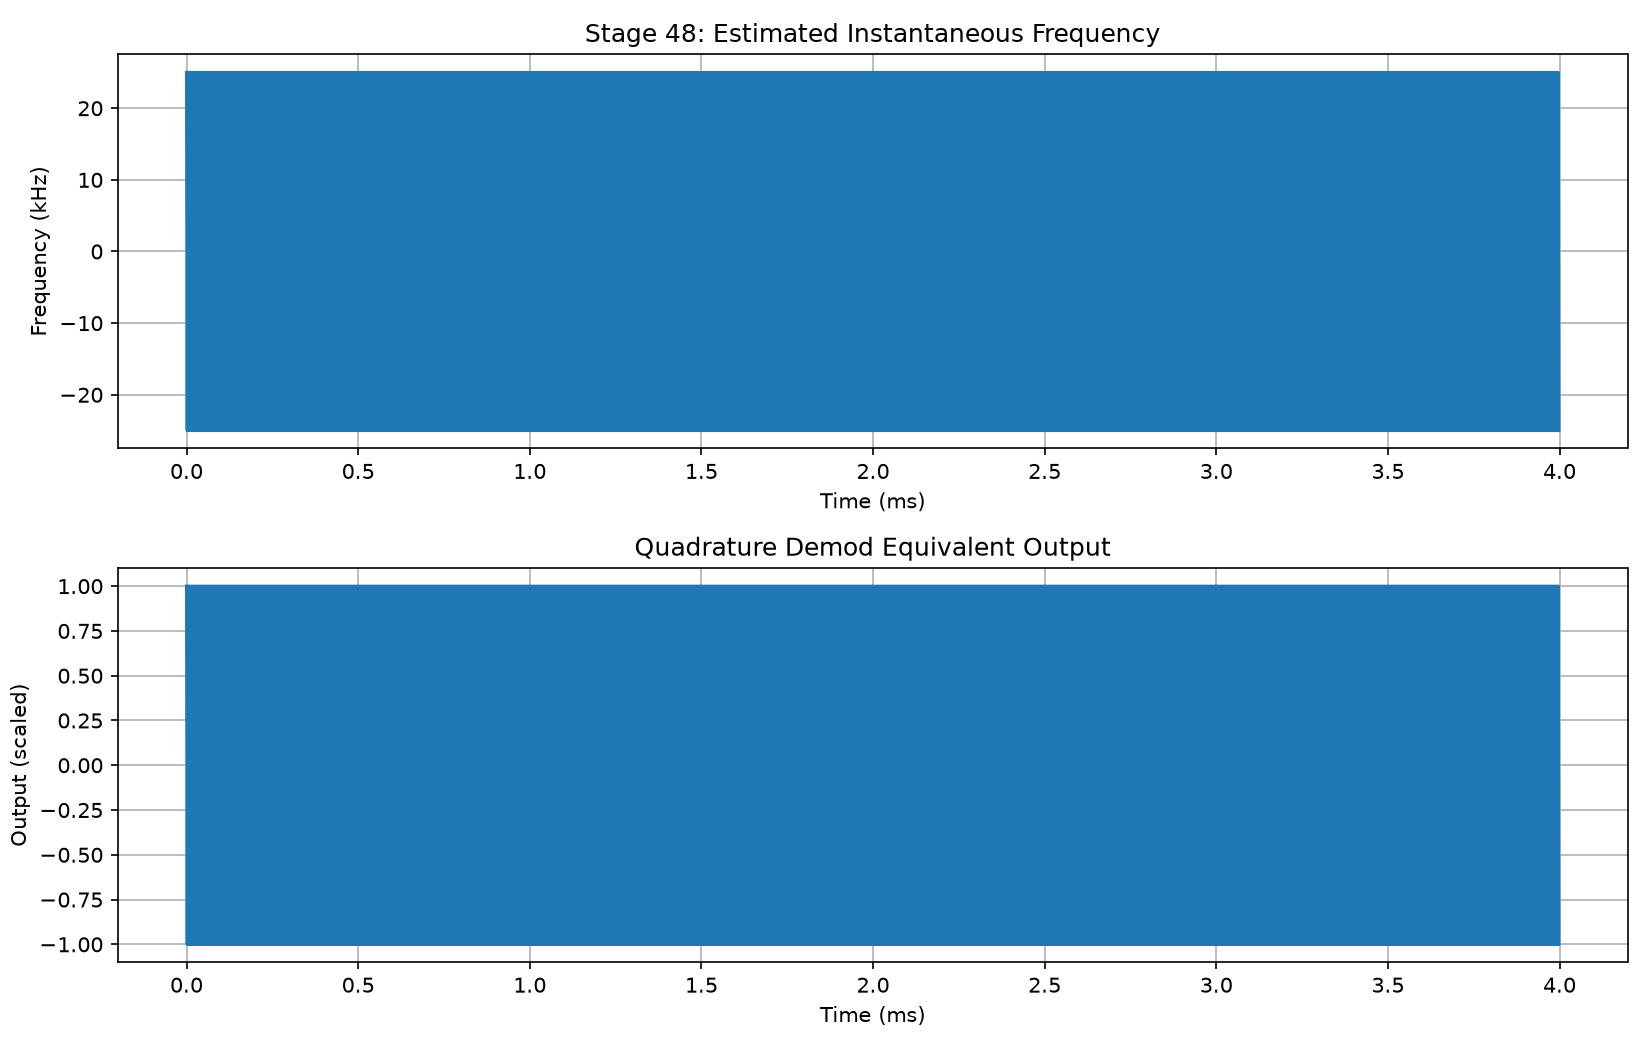

Reproduce this figure in Python.

from pathlib import Path
import numpy as np
import matplotlib.pyplot as plt
import csv

FOLDER = Path(r"C:\Users\tharunkumar\Desktop\FSK_GPR")
FS = 500_000
GAIN = FS / (2 * np.pi * 25_000)

# Read the transmitted reference signal.
path = FOLDER / "reference_stage45.dat"
if not path.exists():
    raise FileNotFoundError(path)

signal = np.fromfile(path, dtype=np.complex64)
if len(signal) < 2:
    raise ValueError("Not enough samples.")

# Equivalent of the phase-difference operation used by
# a quadrature demodulator, scaled to frequency in Hz.
phase_diff = np.angle(signal[1:] * np.conj(signal[:-1]))
frequency_hz = phase_diff * FS / (2 * np.pi)

# GNU Radio Quadrature Demod output with the configured gain.
demod_output = phase_diff * GAIN

# Report the two sign groups.
negative = frequency_hz[frequency_hz < 0]
positive = frequency_hz[frequency_hz >= 0]

print("=" * 60)
print("STAGE 48: FSK DEMODULATION VERIFICATION")
print("=" * 60)
print(f"Input samples: {len(signal):,}")
print(f"Sample rate: {FS:,} samples/s")
print(f"Quadrature Demod gain: {GAIN:.6f}")
print()
print("Frequency estimate from reference signal:")
print(f"Minimum: {frequency_hz.min():.2f} Hz")
print(f"Maximum: {frequency_hz.max():.2f} Hz")
print(f"Mean: {frequency_hz.mean():.2f} Hz")
print()
print("Sign-group means:")
print(f"Negative group mean: {negative.mean():.2f} Hz")
print(f"Positive group mean: {positive.mean():.2f} Hz")
print()
print("Demodulator output statistics:")
print(f"Minimum: {demod_output.min():.6f}")
print(f"Maximum: {demod_output.max():.6f}")
print(f"Mean: {demod_output.mean():.6f}")
print()
print("Note: This calculates a demodulator equivalent from the")
print("reference capture; it does not read a captured GNU Radio")
print("Quadrature Demod output file.")

# Save numerical results.
csv_path = FOLDER / "stage48_fsk_demod_summary.csv"
with open(csv_path, "w", newline="") as f:
    writer = csv.writer(f)
    writer.writerow(["Metric", "Value"])
    writer.writerow(["Input samples", len(signal)])
    writer.writerow(["Sample rate Hz", FS])
    writer.writerow(["Quadrature Demod gain", GAIN])
    writer.writerow(["Minimum frequency Hz", frequency_hz.min()])
    writer.writerow(["Maximum frequency Hz", frequency_hz.max()])
    writer.writerow(["Mean frequency Hz", frequency_hz.mean()])
    writer.writerow(["Negative group mean Hz", negative.mean()])
    writer.writerow(["Positive group mean Hz", positive.mean()])
    writer.writerow(["Demod output minimum", demod_output.min()])
    writer.writerow(["Demod output maximum", demod_output.max()])
    writer.writerow(["Demod output mean", demod_output.mean()])

# Plot a short segment.
n = min(2000, len(demod_output))
time_ms = np.arange(n) / FS * 1000

fig, axes = plt.subplots(2, 1, figsize=(11, 7))
axes[0].plot(time_ms, frequency_hz[:n] / 1000)
axes[0].set_title("Stage 48: Estimated Instantaneous Frequency")
axes[0].set_xlabel("Time (ms)")
axes[0].set_ylabel("Frequency (kHz)")
axes[0].grid(True)

axes[1].plot(time_ms, demod_output[:n])
axes[1].set_title("Quadrature Demod Equivalent Output")
axes[1].set_xlabel("Time (ms)")
axes[1].set_ylabel("Output (scaled)")
axes[1].grid(True)

plt.tight_layout()
plot_path = FOLDER / "stage48_fsk_demod_verification.png"
plt.savefig(plot_path, dpi=150)
plt.close()

print(f"\nSaved CSV: {csv_path}")
print(f"Saved graph: {plot_path}")
